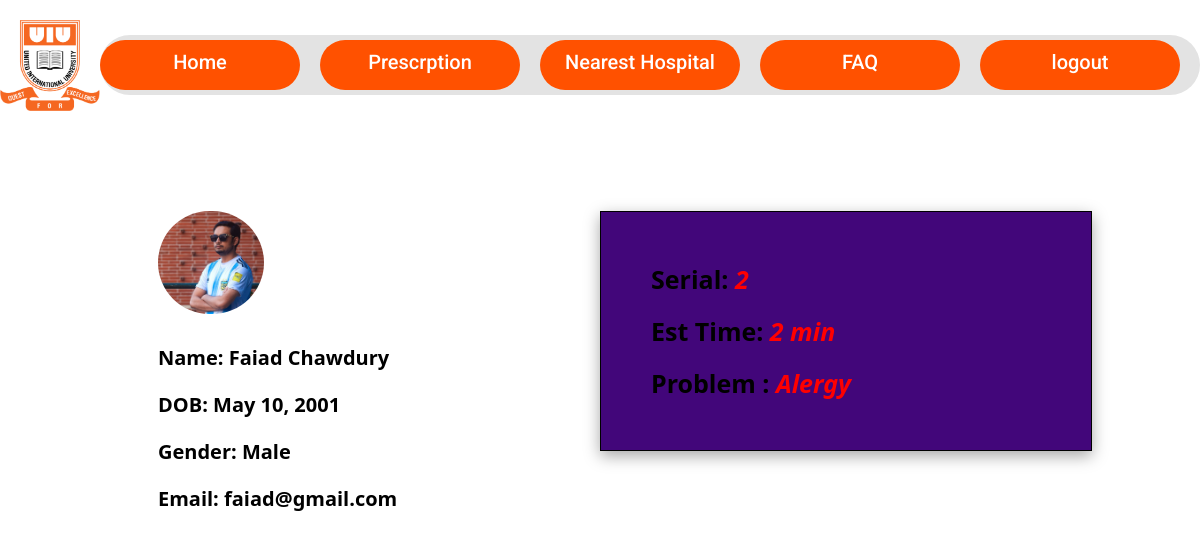
The page /patient/ (signed in) on the database as committed earlier.
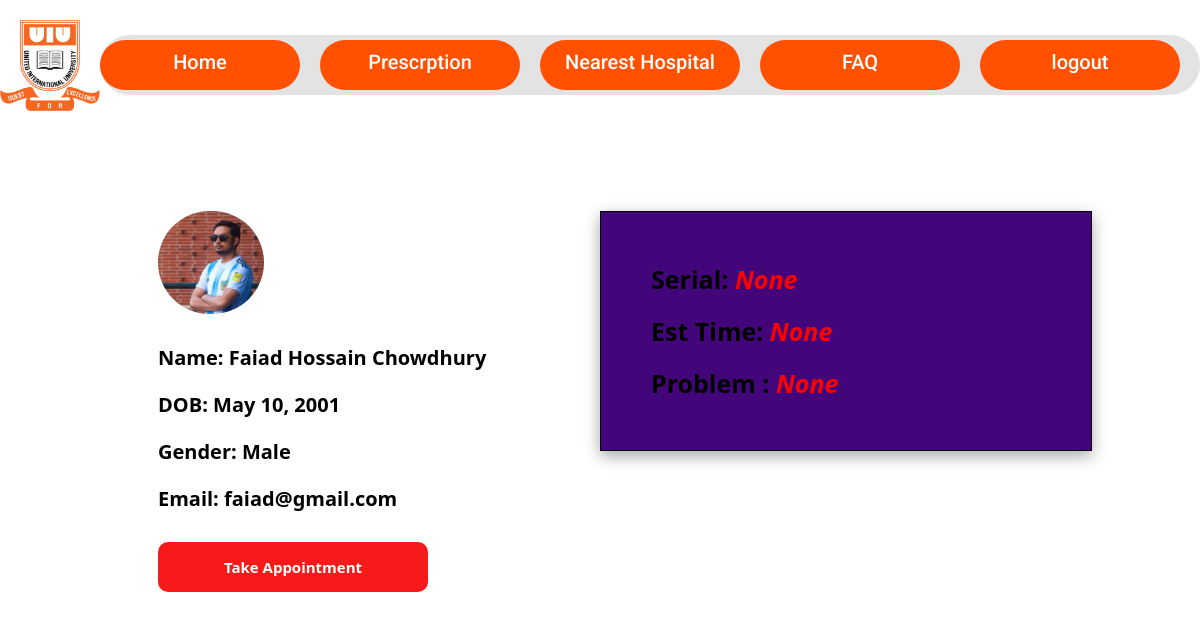
The same page on the database as committed later.
### Users/models.py (models this page shows, shortened)
class Person(models.Model):
    class UserType(models.TextChoices):
        PATIENT = 'Patient', 'Patient'
        DOCTOR = 'Doctor', 'Doctor'
    class Dpartments(models.TextChoices):
        CSE = 'CSE', 'Computer Science & Engineering'
        EEE = 'EEE', 'Electrial & Electronics Engineering'
        CE = 'CE', 'Civil  Engineering'
        DS = 'DS', 'Data Science and Analytics'
        AD = 'AD', 'Admin'
    class Gender(models.TextChoices):
        MALE = 'Male', 'Male'
        FEMALE = 'Female', 'Female'
    username = models.CharField(max_length=100, unique=True, primary_key=True)
    password = models.CharField(max_length=50)
    first_name = models.CharField(max_length=30)
    last_name = models.CharField(max_length=30)
    email = models.EmailField(unique=True,null=True)
    userprofileimage = models.ImageField(upload_to="profile")
    dob = models.DateField(null=True, blank=True)
    department = models.CharField(max_length=4, choices=Dpartments.choices)
    usertype  = models.CharField(max_length=7, choices=UserType.choices)
    gender = models.CharField(max_length=7, choices=Gender.choices)

class Appointment(models.Model):
    TIME_SLOT = {
        "slot1": "9AM -11AM",
        "slot2": "11AM-1PM",
        "slot3": "1PM-5PM"
    }
    patient = models.ForeignKey(Person, on_delete=models.CASCADE, primary_key=True, related_name='patient_appointments')
    appointment_date = models.DateTimeField(default=timezone.now)
    status = models.BooleanField(default=False)  # True if the appointment is confirmed
    slot = models.CharField(max_length=5, choices=TIME_SLOT)
    problem = models.CharField(max_length=250, null=True)

### patient/views.py (the view)
# urls.py: path('', patient_home, name='patient-home'),
def patient_home(request):
    appointments = Appointment.objects.filter(status=True).order_by('appointment_date')
    c = 0
    appointment = None
    rank = None
    for a in appointments:
        c = c + 1
        if a.patient.username == request.session.get('username'):
            appointment = a
            rank =  c
            break
    person = Person.objects.get(username=request.session.get('username'))
    return render(request, 'patient-home.html', context={"person":person, "rank": rank, "appointment": appointment})

### patient/templates/patient-home.html (shortened to what this page needs)
{% extends "base.html" %}
{% block css %}
    {% load static %}
    {% load django_template_maths %}
    <link rel="stylesheet" href="{% static 'patient.css' %}">
{% endblock %}
{% block content %}
    <div class="body-content">
        <div class="left-side">
            <img src="/media/{{person.userprofileimage}}" alt="">
            <p>Name: {{ person.first_name}} {{person.last_name }}</p>
            <p>DOB: {{ person.dob }}</p>
            <p>Gender: {{ person.gender }}</p>
            <p>Email: {{ person.email }}</p>
            {% if not appointment.status %}
                <a href="{% url 'take-appoinment' %}">Take Appointment</a>
            {% endif %}
        </div>
        <div class="right-side">
            <div class="appointment-status">
                <label for="active">Serial: <span>{{rank}}</span></label><br>
                <label for="">Est Time:
                    <span>
                        {% if rank is not None %}
                            {{ rank|mul:15|sub:15 }} min
                        {% else %}
                            {{ rank }}
                        {% endif %}
                    </span>
                </label><br>
                <label for="">
                    Problem :
                    <span>
                        {% if appointment is not None %}
                            {{ appointment.problem }}
                        {% else %}
                            None
                        {% endif %}
                    </span>
                </label>
            </div>
        </div>
    </div>
{% endblock %}

Rows that differ between the two databases and show on the page:
no longer on this page (row edited): Appointment: problem "Alergy"
changed Person "Faiad": last_name "Chawdury" → "Hossain Chowdhury"
Other text that changed with them:
{{ rank }}: "2" → "None"
{{ rank }}: (not shown) → "None"
{{ rank|mul:15|sub:15 }}: "2" → (not shown)
text no longer shown: "min"
text now shown: "Take Appointment None"
